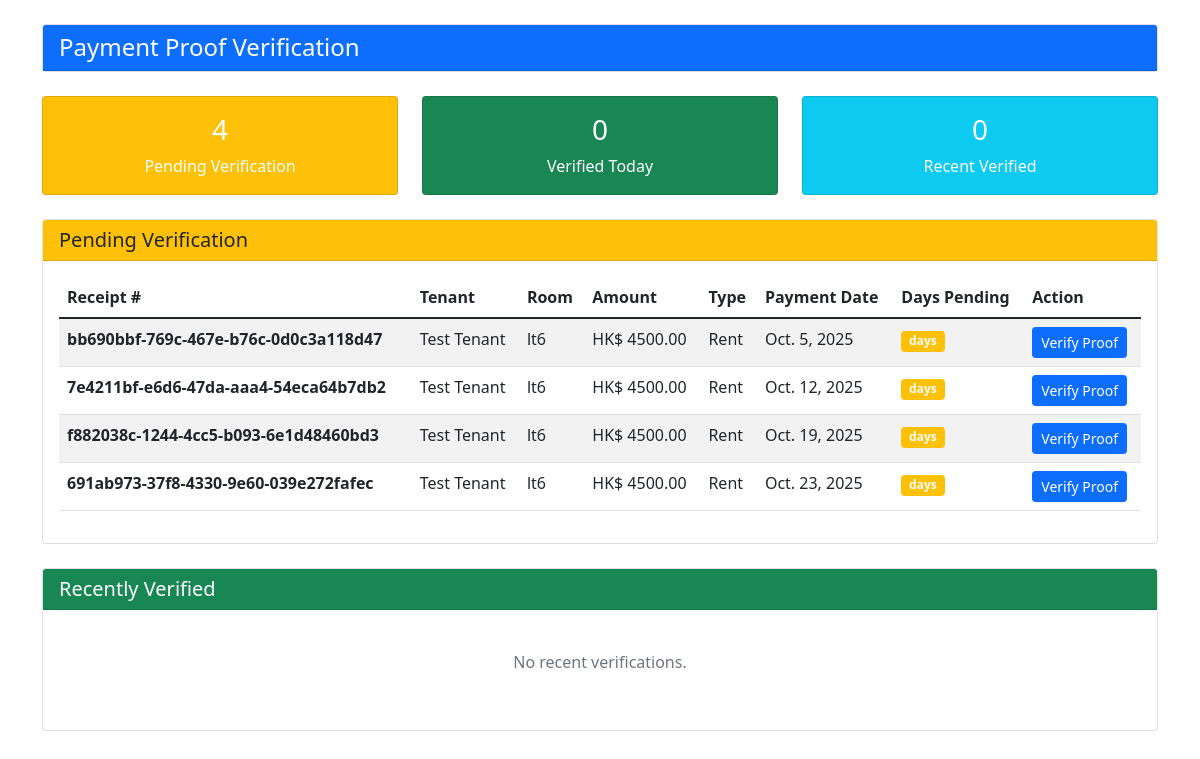
The app's page /crm/payments/proof-verification/ (signed in), older data.
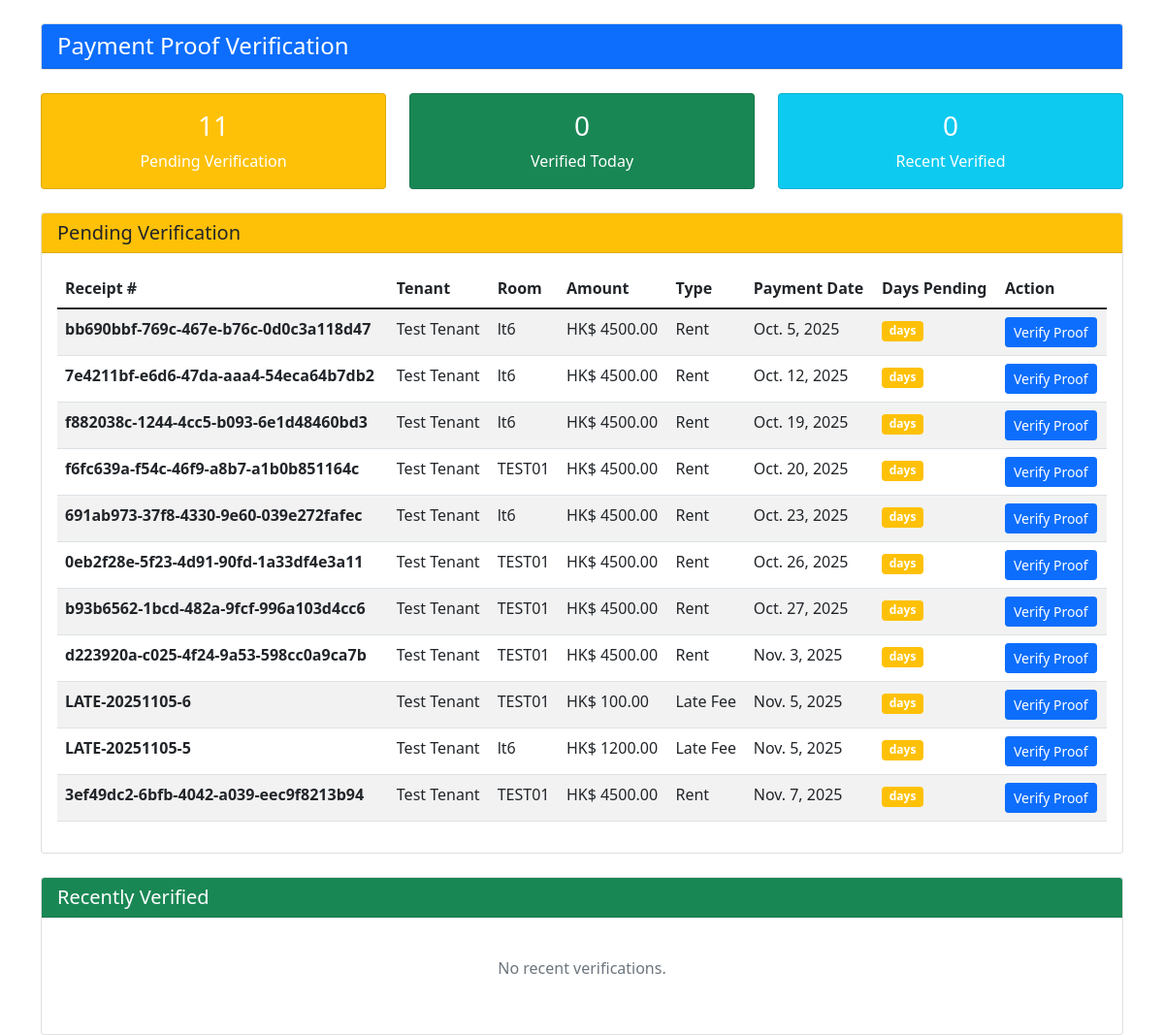
The same page, newer data.
### payments/models.py (models this page shows, shortened)
class Payment(models.Model):
    PAYMENT_TYPES = [
        ('deposit', 'Deposit'),
        ('rent', 'Rent'),
        ('security_deposit', 'Security Deposit'),
        ('stamp_duty', 'Stamp Duty'),
        ('utility', 'Utility Bill'),
        ('late_fee', 'Late Fee'),
        ('refund', 'Refund'),
    ]
    PAYMENT_METHODS = [
        ('bank_transfer', 'Bank Transfer'),
        ('credit_card', 'Credit Card'),
        ('cash', 'Cash'),
        ('cheque', 'Cheque'),
    ]
    PAYMENT_STATUS = [
        ('pending', 'Pending'),
        ('completed', 'Completed'),
        ('failed', 'Failed'),
        ('refunded', 'Refunded'),
    ]
    receipt_number = models.CharField(max_length=50, unique=True, default=uuid.uuid4)
    booking = models.ForeignKey(Booking, on_delete=models.CASCADE)
    payment_type = models.CharField(max_length=20, choices=PAYMENT_TYPES)
    amount = models.DecimalField(max_digits=10, decimal_places=2)
    payment_method = models.CharField(max_length=20, choices=PAYMENT_METHODS)
    status = models.CharField(max_length=20, choices=PAYMENT_STATUS, default='pending')
    payment_date = models.DateField()
    due_date = models.DateField(null=True, blank=True)
    received_date = models.DateTimeField(null=True, blank=True)
    bank_reference = models.CharField(max_length=200, blank=True)
    proof_of_payment = models.FileField(upload_to='payment_proofs/', null=True, blank=True)
    rent_month = models.DateField(null=True, blank=True)  # Which month's rent
    is_rent_paid = models.BooleanField(default=False)
    late_fee_days = models.IntegerField(default=0)
    late_fee_amount = models.DecimalField(max_digits=10, decimal_places=2, default=0)
    receipt_generated = models.BooleanField(default=False)
    receipt_generated_date = models.DateTimeField(null=True, blank=True)
    receipt_pdf = models.FileField(upload_to='receipts/', null=True, blank=True)
    proof_verified = models.BooleanField(default=False)
    proof_verified_by = models.ForeignKey(
        'auth.User',
        on_delete=models.SET_NULL,
        null=True,
        blank=True,
        related_name='verified_payments'
    )
    proof_verified_date = models.DateTimeField(null=True, blank=True)
    proof_verification_notes = models.TextField(blank=True)
    proof_status = models.CharField(
        max_length=20,
        choices=[
            ('pending_review', 'Pending Review'),
            ('verified', 'Verified'),
            ('rejected', 'Rejected'),
            ('needs_clarification', 'Needs Clarification'),
        ],
        default='pending_review'
    )
    created_at = models.DateTimeField(auto_now_add=True)
    is_deposit = models.BooleanField(default=False)
    is_key_deposit = models.BooleanField(default=False)
    is_security_deposit = models.BooleanField(default=False)
    is_stamp_duty = models.BooleanField(default=False)
    receipt_notes = models.TextField(blank=True)
    is_non_refundable = models.BooleanField(default=False)
    class Meta:
        ordering = ['-payment_date']

### bookings/models.py (models this page shows, shortened)
class Booking(models.Model):
    BOOKING_STATUS = [
        ('pending', 'Pending'),  # Booking created but not confirmed
        ('confirmed', 'Confirmed'),  # Deposit paid, room reserved
        ('active', 'Active'),  # Tenant moved in
        ('completed', 'Completed'),  # Tenant moved out successfully
        ('cancelled', 'Cancelled'),  # Booking cancelled
        ('terminated', 'Terminated'),  # Contract terminated early
    ]
    PAYMENT_STATUS = [
        ('pending', 'Pending'),
        ('deposit_paid', 'Deposit Paid'),
        ('fully_paid', 'Fully Paid'),
        ('overdue', 'Overdue'),
    ]
    tenant = models.ForeignKey(Tenant, on_delete=models.CASCADE)
    room = models.ForeignKey(Room, on_delete=models.CASCADE)
    move_in_date = models.DateField()
    move_out_date = models.DateField()
    duration_months = models.IntegerField(help_text="Duration of stay in months")
    move_out_photos = models.JSONField(default=list, blank=True)  # Store photo URLs
    move_out_clean_status = models.CharField(
        max_length=20,
        choices=[
            ('pending', 'Pending Inspection'),
            ('clean', 'Clean - Ready for Refund'),
            ('needs_cleaning', 'Needs Additional Cleaning'),
            ('damages', 'Damages Found'),
        ],
        default='pending'
    )
    move_out_inspection_date = models.DateTimeField(null=True, blank=True)
    move_out_inspection_notes = models.TextField(blank=True)
    refund_status = models.CharField(
        max_length=20,
        choices=[
            ('pending', 'Refund Pending'),
            ('processing', 'Refund Processing'),
            ('completed', 'Refund Completed'),
            ('deductions', 'Refund with Deductions'),
        ],
        default='pending'
    )
    refund_amount = models.DecimalField(max_digits=10, decimal_places=2, default=0)
    refund_issued_date = models.DateTimeField(null=True, blank=True)
    status = models.CharField(max_length=20, choices=BOOKING_STATUS, default='pending')
    payment_status = models.CharField(max_length=20, choices=PAYMENT_STATUS, default='pending')
    monthly_rent = models.DecimalField(max_digits=10, decimal_places=2)
    deposit_paid = models.DecimalField(max_digits=10, decimal_places=2, default=0)
    total_amount_paid = models.DecimalField(max_digits=10, decimal_places=2, default=0)
    booking_date = models.DateTimeField(auto_now_add=True)
    confirmed_date = models.DateTimeField(null=True, blank=True)
    actual_move_in_date = models.DateField(null=True, blank=True)
    actual_move_out_date = models.DateField(null=True, blank=True)
    special_requests = models.TextField(blank=True)
    hkid_number = models.CharField(max_length=20, blank=True, null=True)
    passport_number = models.CharField(max_length=50, blank=True, null=True)
    move_in_time = models.TimeField(null=True, blank=True, help_text="Approximate move-in time")
    key_deposit = models.DecimalField(max_digits=10, decimal_places=2, default=0)
    security_deposit = models.DecimalField(max_digits=10, decimal_places=2, default=0)
    stamp_duty = models.DecimalField(max_digits=10, decimal_places=2, default=0)
    total_deposit_amount = models.DecimalField(max_digits=10, decimal_places=2, default=0)
    def clean(self):
        """Custom validation for Booking model"""
        if not self.move_in_date or not self.move_out_date:
            return
        if self.move_out_date <= self.move_in_date:
            raise ValidationError({
                'move_out_date': "Move-out date must be after the move-in date."
            })
        if not self.pk and self.move_in_date < timezone.now().date():
            raise ValidationError({
                'move_in_date': "Move-in date cannot be in the past."
            })
        if self.duration_months <= 0:
            raise ValidationError({
                'duration_months': "Duration must be a positive number of months."
            })
        overlapping_bookings = Booking.objects.filter(
            room=self.room,
            status__in=['confirmed', 'active'],
            move_in_date__lt=self.move_out_date,
            move_out_date__gt=self.move_in_date
        )
        if self.pk:
            overlapping_bookings = overlapping_bookings.exclude(pk=self.pk)
        if overlapping_bookings.exists():
            raise ValidationError(
                "This room is already booked or occupied for the selected dates."
            )
    class Meta:
        ordering = ['-booking_date']

### tenants/models.py (models this page shows, shortened)
class Tenant(models.Model):
    GENDER_CHOICES = [
        ('male', 'Male'),
        ('female', 'Female'),
        ('other', 'Other'),
    ]
    user = models.OneToOneField(User, on_delete=models.CASCADE, null=True, blank=True)
    full_name = models.CharField(max_length=200)
    hkid_number = models.CharField(
        max_length=20,
        unique=True,
        blank=True,
        null=True,
        validators=[RegexValidator(regex='^[A-Z]{1,2}[0-9]{6}\\([0-9A]\\)$', message='Enter valid HKID format')]
    )
    passport_number = models.CharField(max_length=50, blank=True, null=True)
    nationality = models.CharField(max_length=100)
    date_of_birth = models.DateField()
    gender = models.CharField(max_length=10, choices=GENDER_CHOICES)
    phone_number = models.CharField(max_length=20)
    whatsapp_number = models.CharField(max_length=20, blank=True, null=True)
    emergency_contact_name = models.CharField(max_length=200, blank=True)
    emergency_contact_phone = models.CharField(max_length=20, blank=True)
    resume = models.FileField(upload_to='tenant_resumes/', null=True, blank=True)
    job_search_status = models.BooleanField(default=False)
    created_at = models.DateTimeField(auto_now_add=True)
    updated_at = models.DateTimeField(auto_now=True)

### properties/models.py (models this page shows, shortened)
class Room(models.Model):
    ROOM_STATUS = [
        ('available', 'Available'),  # Ready for booking
        ('reserved', 'Reserved'),  # Booking confirmed, deposit paid
        ('occupied', 'Occupied'),  # Tenant actively living there
        ('maintenance', 'Under Maintenance'),  # Being repaired/cleaned
        ('temporary', 'Temporary Stay'),  # Short-term temporary occupancy
        ('cleaning', 'Being Cleaned'),  # Between tenants, being cleaned
    ]
    property = models.ForeignKey(Property, on_delete=models.CASCADE, related_name='rooms')
    room_code = models.CharField(max_length=10, unique=True)  # c5a, c5b, etc.
    room_number = models.CharField(max_length=20)
    description = models.TextField(blank=True)
    monthly_rent = models.DecimalField(max_digits=10, decimal_places=2, validators=[MinValueValidator(Decimal('0.01'))])
    deposit_amount = models.DecimalField(max_digits=10, decimal_places=2, default=2500.00)
    status = models.CharField(max_length=20, choices=ROOM_STATUS, default='available')
    post_ad_price = models.DecimalField(
        max_digits=10, decimal_places=2,
        null=True, blank=True,
        help_text="Price advertised to public (for rent increase detection)"
    )
    size_sqft = models.DecimalField(max_digits=8, decimal_places=2, null=True, blank=True)
    has_private_bathroom = models.BooleanField(default=False)
    has_balcony = models.BooleanField(default=False)
    created_at = models.DateTimeField(auto_now_add=True)
    updated_at = models.DateTimeField(auto_now=True)
    class Meta:
        ordering = ['room_code']

### payments/views.py (the view)
# urls.py: path('proof-verification/', views.payment_proof_dashboard, name='payment_proof_dashboard'),
@login_required
@user_passes_test(lambda u: u.is_staff)
def payment_proof_dashboard(request):
    pending_payments = Payment.objects.filter(
        proof_status='pending_review',
        proof_of_payment__isnull=False
    ).select_related('booking__tenant', 'booking__room').order_by('payment_date')
    recent_verified = Payment.objects.filter(
        proof_status='verified',
        proof_verified_date__gte=timezone.now() - timedelta(days=1)
    ).select_related('booking__tenant', 'booking__room').order_by('-proof_verified_date')
    total_pending = pending_payments.count()
    total_verified_today = Payment.objects.filter(
        proof_status='verified',
        proof_verified_date__date=timezone.now().date()
    ).count()
    context = {
        'pending_payments': pending_payments,
        'recent_verified': recent_verified,
        'total_pending': total_pending,
        'total_verified_today': total_verified_today,
    }
    return render(request, 'payments/proof_dashboard.html', context)

### templates/payments/proof_dashboard.html (shortened to what the changed rows need)
<!DOCTYPE html>
<html>
<head>
    <link href="https://cdn.jsdelivr.net/npm/bootstrap@5.1.3/dist/css/bootstrap.min.css" rel="stylesheet">
</head>
<body>
    <div class="container mt-4">
        <div class="row">
            <div class="col-md-12">
                <div class="row mb-4">
                    <div class="col-md-4">
                        <div class="card text-white bg-warning">
                            <div class="card-body text-center">
                                <h3>{{ total_pending }}</h3>
                                <p class="mb-0">Pending Verification</p>
                            </div>
                        </div>
                    </div>
                </div>
                <div class="card mb-4">
                    <div class="card-body">
                        {% if pending_payments %}
                        <div class="table-responsive">
                            <table class="table table-striped">
                                <thead>
                                    <tr>
                                        <th>Receipt #</th>
                                        <th>Tenant</th>
                                        <th>Room</th>
                                        <th>Amount</th>
                                        <th>Type</th>
                                        <th>Payment Date</th>
                                        <th>Days Pending</th>
                                        <th>Action</th>
                                    </tr>
                                </thead>
                                <tbody>
                                    {% for payment in pending_payments %}
                                    <tr>
                                        <td><strong>{{ payment.receipt_number }}</strong></td>
                                        <td>{{ payment.booking.tenant.full_name }}</td>
                                        <td>{{ payment.booking.room.room_code }}</td>
                                        <td>HK$ {{ payment.amount }}</td>
                                        <td>{{ payment.get_payment_type_display }}</td>
                                        <td>{{ payment.payment_date }}</td>
                                        <td>
                                            <span
                                                class="badge bg-{% if payment.days_since_payment > 3 %}danger{% else %}warning{% endif %}">
                                                {{ payment.days_since_payment }} days
                                            </span>
                                        </td>
                                        <td>
                                            <a href="{% url 'payments:payment_proof_detail' payment.id %}"
                                                class="btn btn-sm btn-primary">
                                                Verify Proof
                                            </a>
                                        </td>
                                    </tr>
                                    {% endfor %}
                                </tbody>
                            </table>
                        </div>
                        {% else %}
                        <div class="text-center py-4">
                            <i class="fas fa-check-circle fa-2x text-success mb-3"></i>
                            <h5>No Pending Verifications</h5>
                            <p class="text-muted">All payment proofs have been verified.</p>
                        </div>
                        {% endif %}
                    </div>
                </div>
            </div>
        </div>
    </div>
</body>
</html>

Row changes from the older to the newer data that the page shows:
added Payment: receipt_number "f6fc639a-f54c-46f9-a8b7-a1b0b851164c", booking.tenant.full_name "Test Tenant", booking.room.room_code "TEST01", amount "4500.00", payment_type "Rent", payment_date "Oct. 20, 2025"
added Payment: receipt_number "0eb2f28e-5f23-4d91-90fd-1a33df4e3a11", booking.tenant.full_name "Test Tenant", booking.room.room_code "TEST01", amount "4500.00", payment_type "Rent", payment_date "Oct. 26, 2025"
added Payment: receipt_number "b93b6562-1bcd-482a-9fcf-996a103d4cc6", booking.tenant.full_name "Test Tenant", booking.room.room_code "TEST01", amount "4500.00", payment_type "Rent", payment_date "Oct. 27, 2025"
added Payment: receipt_number "d223920a-c025-4f24-9a53-598cc0a9ca7b", booking.tenant.full_name "Test Tenant", booking.room.room_code "TEST01", amount "4500.00", payment_type "Rent", payment_date "Nov. 3, 2025"
added Payment: receipt_number "LATE-20251105-6", booking.tenant.full_name "Test Tenant", booking.room.room_code "TEST01", amount "100.00", payment_type "Late Fee", payment_date "Nov. 5, 2025"
added Payment: receipt_number "LATE-20251105-5", booking.tenant.full_name "Test Tenant", booking.room.room_code "lt6", amount "1200.00", payment_type "Late Fee", payment_date "Nov. 5, 2025"
added Payment: receipt_number "3ef49dc2-6bfb-4042-a039-eec9f8213b94", booking.tenant.full_name "Test Tenant", booking.room.room_code "TEST01", amount "4500.00", payment_type "Rent", payment_date "Nov. 7, 2025"
Text that changed along with them:
{{ total_pending }}: "4" → "11"
